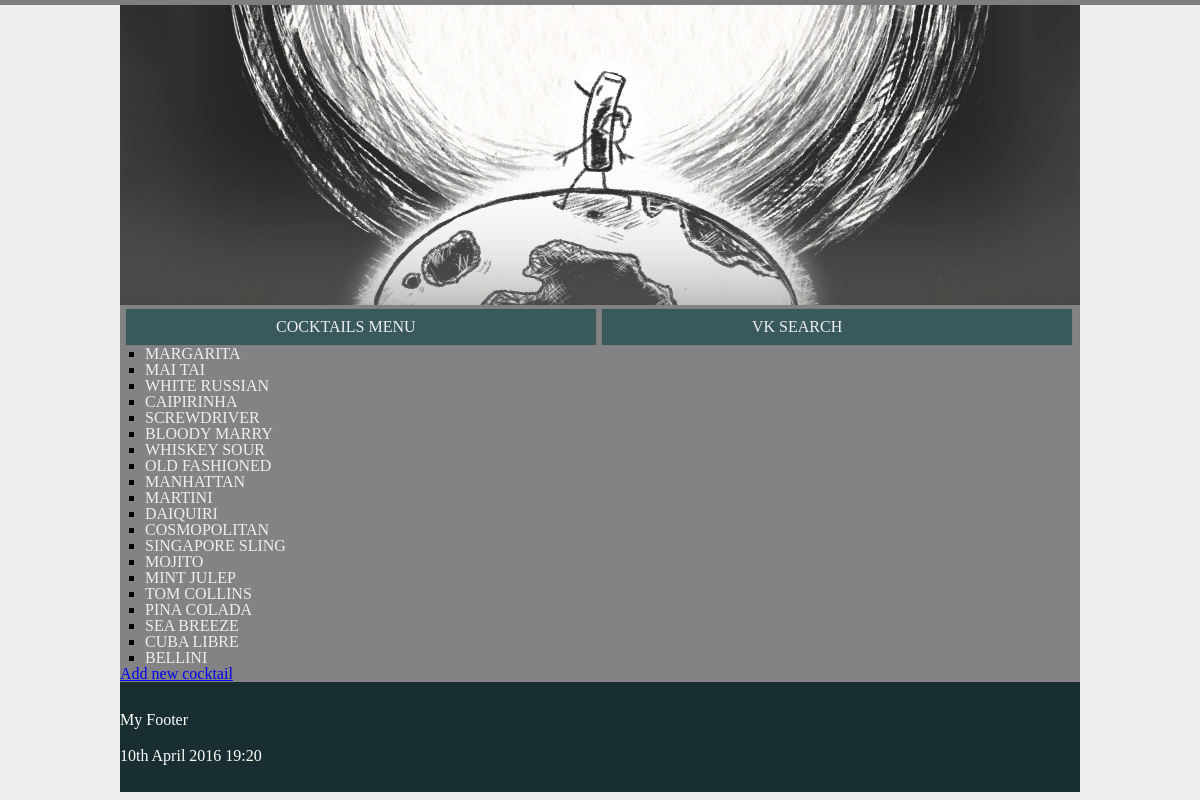
/cocktail/, run on an earlier commit of the app's database.
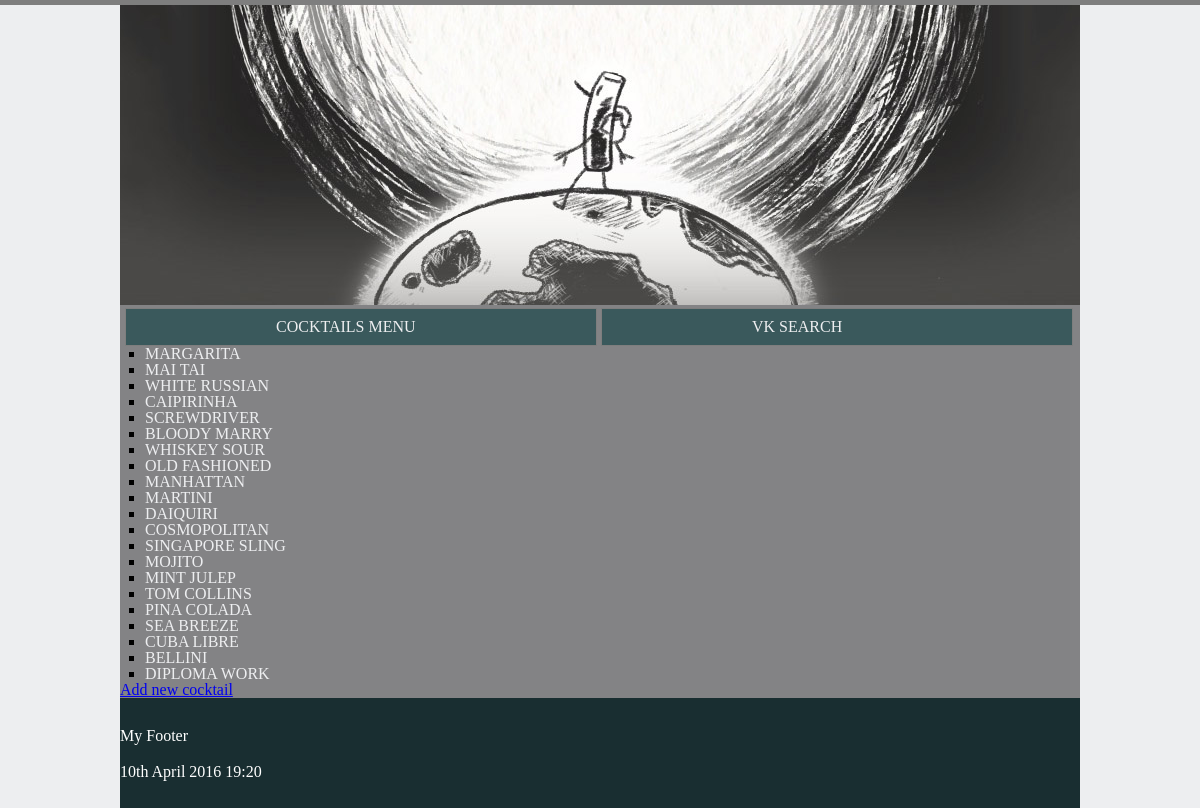
And on a later commit of the database.
### cocktail/models.py (models this page shows, shortened)
class Cocktail(models.Model):
    cocktail_name = models.CharField(max_length=100)

### cocktail/views.py (the view)
def index(request):
    cocktail_list = Cocktail.objects.all()
    context = {'cocktail_list': cocktail_list}
    return render(request, 'cocktail/index.html', context)

### cocktail/templates/cocktail/index.html
{% extends 'base.html' %}
{% block aside %}
{% if cocktail_list %}
    <nav>
        <ul class="aside">
            {% for cocktail in cocktail_list %}
                <li>
                    <a href="{% url 'cocktail:detail' cocktail.id %}">{{ cocktail.cocktail_name }}</a>
                </li>
            {% endfor %}
        </ul>
    </nav>
{% else %}
    <p>
        No cocktails available.
    </p>
{% endif %}
    <h4>
        <a href="{% url 'cocktail:add' %}">Add new cocktail</a>
    </h4>
{% endblock %}

### templates/base.html (shortened to what this page needs)
{% load static from staticfiles %}
<!DOCTYPE html>
<html lang="en">
<head>
    <link rel="stylesheet" href="{% static 'css/reset.css' %}" type="text/css">
    <link rel="stylesheet" href="{% static 'css/styles.css' %}" type="text/css">
</head>
<body>
    <div id="wrapper">
        <header>
            {% block header %}
            <a href="{% url 'index' %}"><img src="{% static 'img/header.jpg' %}" alt="gif" /></a>
            {% endblock %}
        </header>
        <nav>
            {% block navigation %}
            <ul class="top_menu">
                <a href="{% url 'cocktail:index' %}"><li>Cocktails Menu</li></a>
                <a href="{% url 'vk:index' %}"><li>Vk Search</li></a>
            </ul>
            {% endblock %}
        </nav>
        {% block page %}
            <div id="aside">
                {% block aside %}
                {% endblock %}
            </div>
        {% endblock %}
    </div>
    <footer>
        <div id="footer">
            {% block footer %}
            <p>My Footer</p>
                <div>
                    {% now 'jS F Y H:i' %}
                </div>
            {% endblock %}
            </div>
    </footer>
</body>
</html>

### static/css/styles.css (style rules this page uses)
body { background-color: #edeef0; border-top: 5px solid #7e7e7e; margin: 0; font-size: 16px; }
p { margin: 20px 0; }
#wrapper { background-color: #838385; max-width: 960px; min-height: 500px; margin: auto; overflow: hidden; }
footer { margin-top: 0; color: #fff; }
#footer { background-color: #192e31; height: 90px; max-width: 960px; margin: auto; padding: 10px 0; }
nav a { text-decoration: none; color: #edeef0; text-transform: uppercase; }
nav ul { margin-left: 5px; padding: 0; }
.top_menu li { display: inline-block; padding: 10px 150px; margin: auto; background-color: #3a595c; border: 1px solid #7e7e7e; width: 170px; }
#aside li { font-weight: 300; list-style-type: square; margin-left: 20px; }
#wrapper div { display: inline-block; }
#aside { float: left; }

What changed in the data, as far as the page shows it:
added Cocktail: cocktail_name "DIPLOMA WORK"
